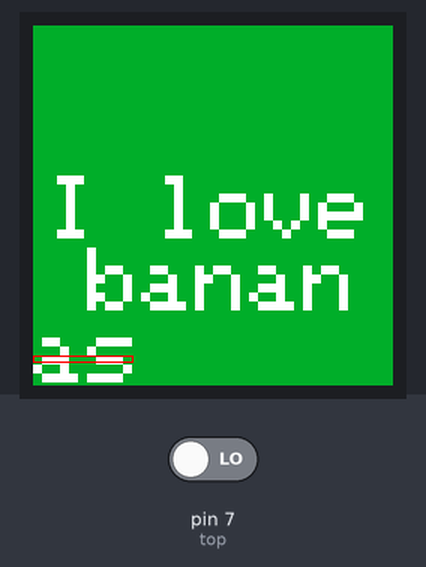
A sketch run on a simulated Arduino Uno, built with avr-gcc and run on an emulated ATmega328P. Shown: 240×240 colour display. Inputs (shaded band) come from the test bench; at power-on: pin 7 (top) LOW. What the sketch prints to the serial monitor is not drawn.

Above: at 1.73 s.
2.5 s: pin 7 (top) driven HIGH
At 2.94 s:
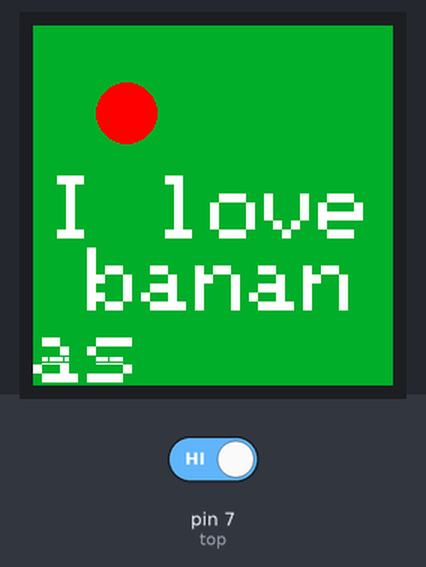
4.2 s: pin 7 (top) driven LOW
At 4.46 s:
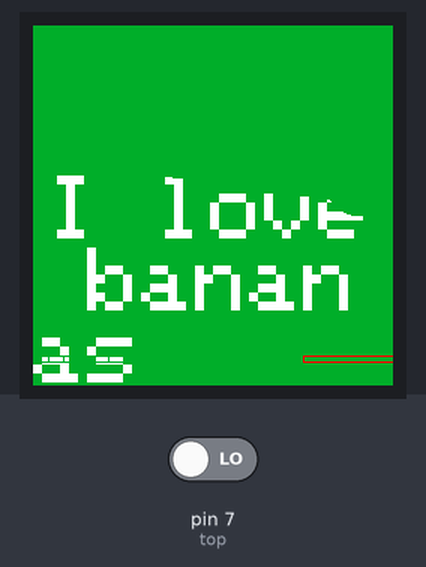
5.8 s: pin 7 (top) driven HIGH
At 5.97 s:
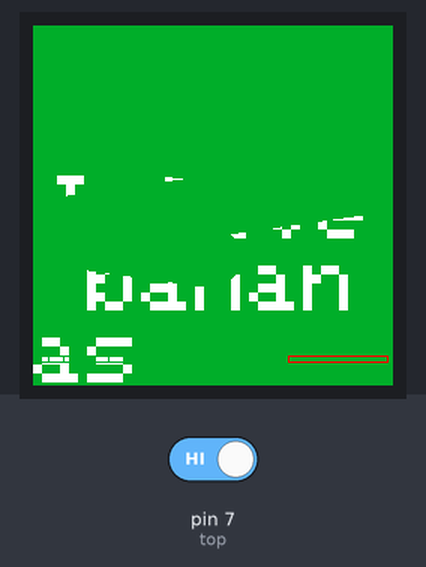
Timing chart, 0 to 8.8 s (numbered marks = the images above; inputs shaded):
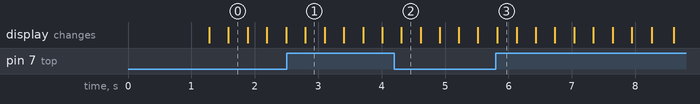

The sketch:

Screen.ino
```cpp
#include <Adafruit_GFX.h>
#include <Adafruit_ST7789.h>
#include <SPI.h>
bool hopl;
bool trigger;
int top = 7;
int xDest = 1, yDest = 1;
int game;
int dom;
bool town = true;
int X, Y;
#define TFT_CS 10
#define TFT_RST 8
#define TFT_DC 9

Adafruit_ST7789 tft = Adafruit_ST7789(-1, TFT_DC, TFT_RST);

void setup() {
  Serial.begin(9600);

  pinMode(top, INPUT);
  tft.init(240, 240, SPI_MODE3);  // Напиши свое разрешение экрана
  tft.setRotation(1);  // если изображение перевернуто, смените значение на 3
  tft.fillScreen(ST77XX_BLACK);
  tft.setCursor(10, 100);
  tft.setTextColor(ST77XX_BLUE);
  tft.setTextSize(5);
  tft.println("Artem camiy cladki pupusik");
  delay(1000);

  tft.fillScreen(0x565);
  tft.setCursor(10, 100);
  tft.setTextColor(ST77XX_WHITE);
  tft.setTextSize(6);
  tft.println("I love bananas");
  X = 90;
  Y = 10;
  hopl = true;
  trigger = true;
}
void loop() {
 sharik();
}
void sharik(){
  tft.fillCircle(X, Y, 20, ST77XX_RED);
  delay(10);
  tft.fillCircle(X, Y, 20, 0x565);
  tft.drawRect(game, 220, 67, 5, ST77XX_RED);
  delay(10);
  tft.drawRect(game, 220, 67, 5, 0x565);
  if (hopl == true) {
    Y++;
  } else {
    Y--;
  }
  if (Y == 0) {
    hopl = true;
  }
  if (Y == 240) {
    hopl = false;
  }
  if (X >= 240) {
    trigger = false;
  }
  if (trigger == true) {
    X = X + 7;
  } else {
    X = X - 7;
  }
  if (X <= 0) {
    trigger = true;
  }

  dom = digitalRead(top);
  if (dom > 0) {
    if (town == true ) {
      game = game + 10;
    }
    if (town == false ) {
      game = game - 10;
    }


  if (game == 180) {
    town = false;
  }
  if (game == 0) {
    town = true;
  }
  }
  Serial.print(dom);
  Serial.println(dom);
}
```
